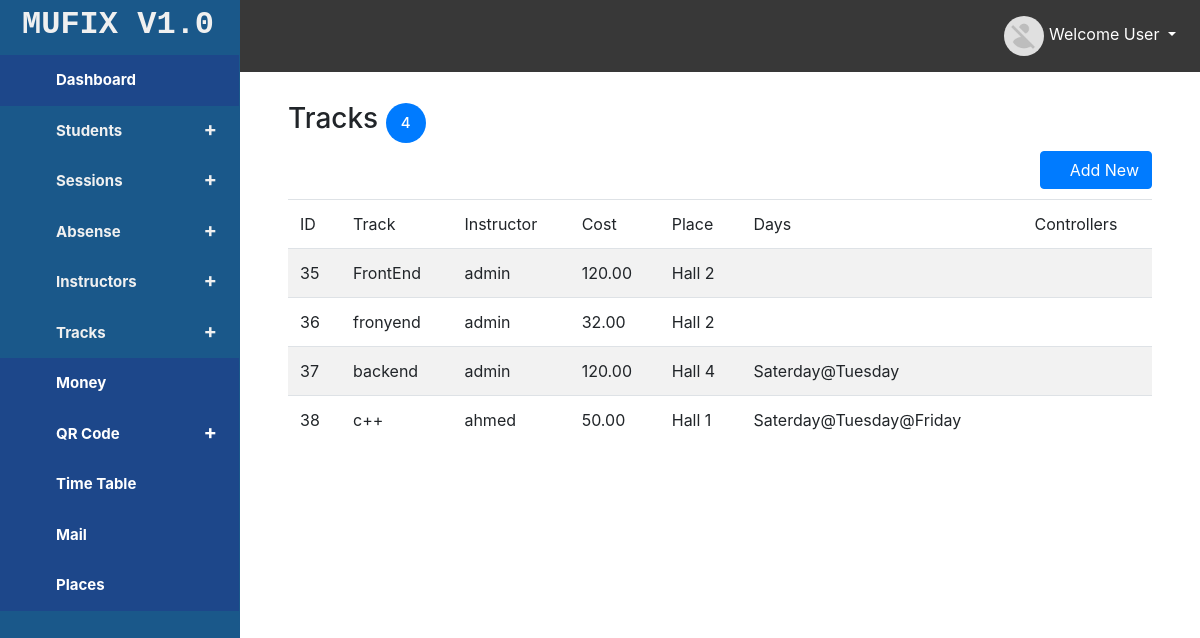
The page /tracks/default (signed in) on the database as committed earlier.
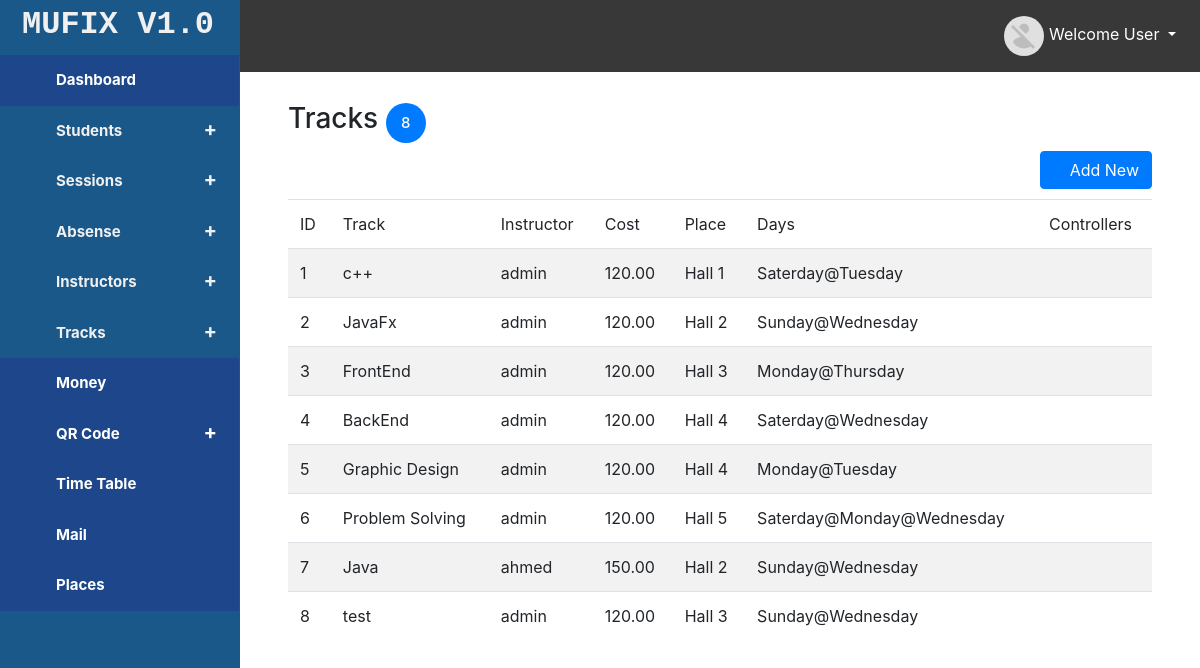
The same page on the database as committed later.
### tables this page shows
CREATE TABLE `att_tracks` (
  `track_id` int(11) NOT NULL,
  `track_name` varchar(25) NOT NULL,
  `track_instructor_id` int(50) NOT NULL,
  `track_cost` decimal(5,2) NOT NULL,
  `track_place_id` int(11) NOT NULL
);

CREATE TABLE `att_instructors` (
  `instructor_id` int(11) NOT NULL,
  `instructor_name` varchar(50) NOT NULL,
  `instructor_email` varchar(50) NOT NULL,
  `instructor_phone` varchar(14) NOT NULL,
  `instructor_avatar` varchar(255) DEFAULT NULL,
  `instructor_password` varchar(50) NOT NULL,
  `instructor_role` varchar(10) NOT NULL DEFAULT 'general'
);

CREATE TABLE `att_places` (
  `place_id` int(11) NOT NULL,
  `place_name` varchar(25) NOT NULL
);

### app/controllers/abstractcontroller.php (called while the page is built, shortened)
<?php
class AbstractController
{
    protected $CONTROLLER;
    protected $ACTION;
    protected $TEMPLATE;
    public $_DATA;
    public function view(){
        $view =VIEW_PATH.strtolower($this->CONTROLLER).DS.strtolower($this->ACTION).'.view.php';
        $this->TEMPLATE->setData($this->_DATA);
        $this->TEMPLATE->setView($view);
        $this->TEMPLATE->RenderApp();
    }
    public function setController($controller){
        $this->CONTROLLER=$controller;
    }
    public function setAction($action){
        $this->ACTION=$action;
    }
    public function setTemplate($template){
        $this->TEMPLATE=$template;
    }
}

### app/controllers/trackscontroller.php (called while the page is built, shortened)
<?php
class TracksController extends AbstractController
{
    public function defaultAction()
    {
        $TRACK=new TracksModel();
        $RESULT=$TRACK->getAll();
        $this->view();
    }
}

### app/lib/brain.php (called while the page is built, shortened)
<?php
class Brain
{
    private $_controller;
    private $_action;
    private $_params;
    private $_template;
    public function __construct(\App\Lib\Template $template)
    {
        if (isset($_SESSION['user_auth'])) {
            $this->_controller = 'index';
            $this->_action = 'default';
            $this->_template=$template;
        }
    }
    public function _parseUrl($url)
    {
        $url = trim($url, '/');
        $url_parts = explode('/', $url, 3);
        if (isset($url_parts[0]) and !empty($url_parts[0])){
            $this->_controller = $url_parts[0];
        }
        if (isset($url_parts[1]) and !empty($url_parts[1])){
            $this->_action = $url_parts[1];
        }
    }
    public function _dispath()
    {
        $this->_controller=ucfirst($this->_controller);
        $CONTROLLERNAME=$this->_controller.'Controller';
        $CONTROLLERNAME='App\Controllers\\'.$CONTROLLERNAME;
        $ACTIONNAME=$this->_action;
        if (!class_exists($CONTROLLERNAME)){
            $CONTROLLERNAME=self::NOTFOUNDCONTROLLER;
            $this->_controller='NotFound';
            $this->_action='notfound';
            $ACTIONNAME=$this->_action;
        }else{
            if(!method_exists(new $CONTROLLERNAME,$ACTIONNAME.'Action')){
                $this->_action='notfound';
                $ACTIONNAME=$this->_action;
            }else{
                $ACTIONNAME=$this->_action;
            }
        }
        $object=new $CONTROLLERNAME;
        $object->setController($this->_controller);
        $object->setAction($this->_action);
        $object->setParams($this->_params);
        $object->setTemplate($this->_template);
        $ACTIONNAME=$ACTIONNAME.'Action';
        ($object)->$ACTIONNAME();
    }
}

### public/index.php (called while the page is built, shortened)
<?php
$RESOURCES=require_once '..'.DS.'app'.DS.'config'.DS.'tempconfig.php';
$Startup=new Lib\Brain(new  Lib\Template($RESOURCES));
$Startup->_dispath();

### app/models/tracksmodel.php (called while the page is built, shortened)
<?php
class TracksModel extends AbstractModel
{
    public function getAll($condition="")
    {
        $SQL="SELECT track_id,track_name,track_cost,place_name,track_place_id,instructor_name,track_instructor_id FROM att_tracks INNER JOIN att_places ";
        $SQL.=" ON att_tracks.track_place_id=att_places.place_id INNER JOIN att_instructors ";
        $SQL.=" ON att_tracks.track_instructor_id=att_instructors.instructor_id";
        $SQL.=" $condition";
        $Handler=Database::Connection();
        $Stmt=$Handler->prepare($SQL);
        $Stmt->execute();
        $RESULT['tracks']=$Stmt->fetchAll(\PDO::FETCH_OBJ);
        $SQL="select day_name,track_name,att_week_days.day_id,att_tracks.track_id FROM att_week_days ";
        $SQL.="INNER JOIN att_track_days ON att_week_days.day_id=att_track_days.day_id INNER JOIN att_tracks ON att_tracks.track_id=att_track_days.track_id";
        $SQL.=" $condition";
        $Stmt=$Handler->prepare($SQL);
        $Stmt->execute();
        $RESULT['tracks_days']=$Stmt->fetchAll(\PDO::FETCH_OBJ);
       return $RESULT;
    }
}

### app/views/tracks/default.view.php (the view, shortened to what the rows shown need)
<?php
extract($this->Data);
extract($tracks);
?>
<div class="container">
    <div class="row">
        <div class="col-xs-12 trackss">
            <div class="col-xs-12 tracks">
                <table class="table table-striped table-responsive ">
                    <thead>
                    <tr>
                        <td>ID</td>
                        <td>Track</td>
                        <td>Instructor</td>
                        <td>Cost</td>
                        <td>Place</td>
                        <td>Days</td>
                        <td>Controllers</td>
                    </tr>
                    </thead>
                    <tbody>
                    <?php
                    foreach ($tracks as $track):?>
                        <tr>
                            <td><?=$track->track_id;?></td>
                            <td><?=$track->track_name;?></td>
                            <td><?=$track->instructor_name;?></td>
                            <td><?=$track->track_cost;?></td>
                            <td><?=$track->place_name;?></td>
                            <?php
                            $output="";
                            foreach ($tracks_days as $days){
                                if ($days->track_id==$track->track_id){
                                    $output.=$days->day_name."@";
                                }
                            }
                            ?>
                            <td><?=trim($output,"@");?></td>
                            <td>
                                <a href="/tracks/edit/<?=$track->track_id;?>"><i class="fa fa-edit"></i></a>
                                <a href="/tracks/delete/<?=$track->track_id;?>" onclick="return (confirm('Do You Sure To Remove This Track'))?true:false"><i class="fa fa-trash"></i></a>
                            </td>
                        </tr>
                    <?php
                    endforeach;
                    ?>
                    </tbody>
                </table>
            </div>
        </div>
    </div>
</div>

Rows that differ between the two databases and show on the page:
removed att_tracks: track_id "35", track_name "FrontEnd", att_instructors.instructor_name "admin", track_cost "120.00", att_places.place_name "Hall 2"
removed att_tracks: track_id "36", track_name "fronyend", att_instructors.instructor_name "admin", track_cost "32.00", att_places.place_name "Hall 2"
removed att_tracks: track_id "37", track_name "backend", att_instructors.instructor_name "admin", track_cost "120.00", att_places.place_name "Hall 4", output "Saterday@Tuesday"
removed att_tracks: track_id "38", track_name "c++", att_instructors.instructor_name "ahmed", track_cost "50.00", att_places.place_name "Hall 1", output "Saterday@Tuesday@Friday"
added att_tracks: track_id "1", track_name "c++", att_instructors.instructor_name "admin", track_cost "120.00", att_places.place_name "Hall 1", output "Saterday@Tuesday"
added att_tracks: track_id "2", track_name "JavaFx", att_instructors.instructor_name "admin", track_cost "120.00", att_places.place_name "Hall 2", output "Sunday@Wednesday"
added att_tracks: track_id "3", track_name "FrontEnd", att_instructors.instructor_name "admin", track_cost "120.00", att_places.place_name "Hall 3", output "Monday@Thursday"
added att_tracks: track_id "4", track_name "BackEnd", att_instructors.instructor_name "admin", track_cost "120.00", att_places.place_name "Hall 4", output "Saterday@Wednesday"
added att_tracks: track_id "5", track_name "Graphic Design", att_instructors.instructor_name "admin", track_cost "120.00", att_places.place_name "Hall 4", output "Monday@Tuesday"
added att_tracks: track_id "6", track_name "Problem Solving", att_instructors.instructor_name "admin", track_cost "120.00", att_places.place_name "Hall 5", output "Saterday@Monday@Wednesday"
added att_tracks: track_id "7", track_name "Java", att_instructors.instructor_name "ahmed", track_cost "150.00", att_places.place_name "Hall 2", output "Sunday@Wednesday"
added att_tracks: track_id "8", track_name "test", att_instructors.instructor_name "admin", track_cost "120.00", att_places.place_name "Hall 3", output "Sunday@Wednesday"
Other text that changed with them:
count($tracks): "4" → "8"
